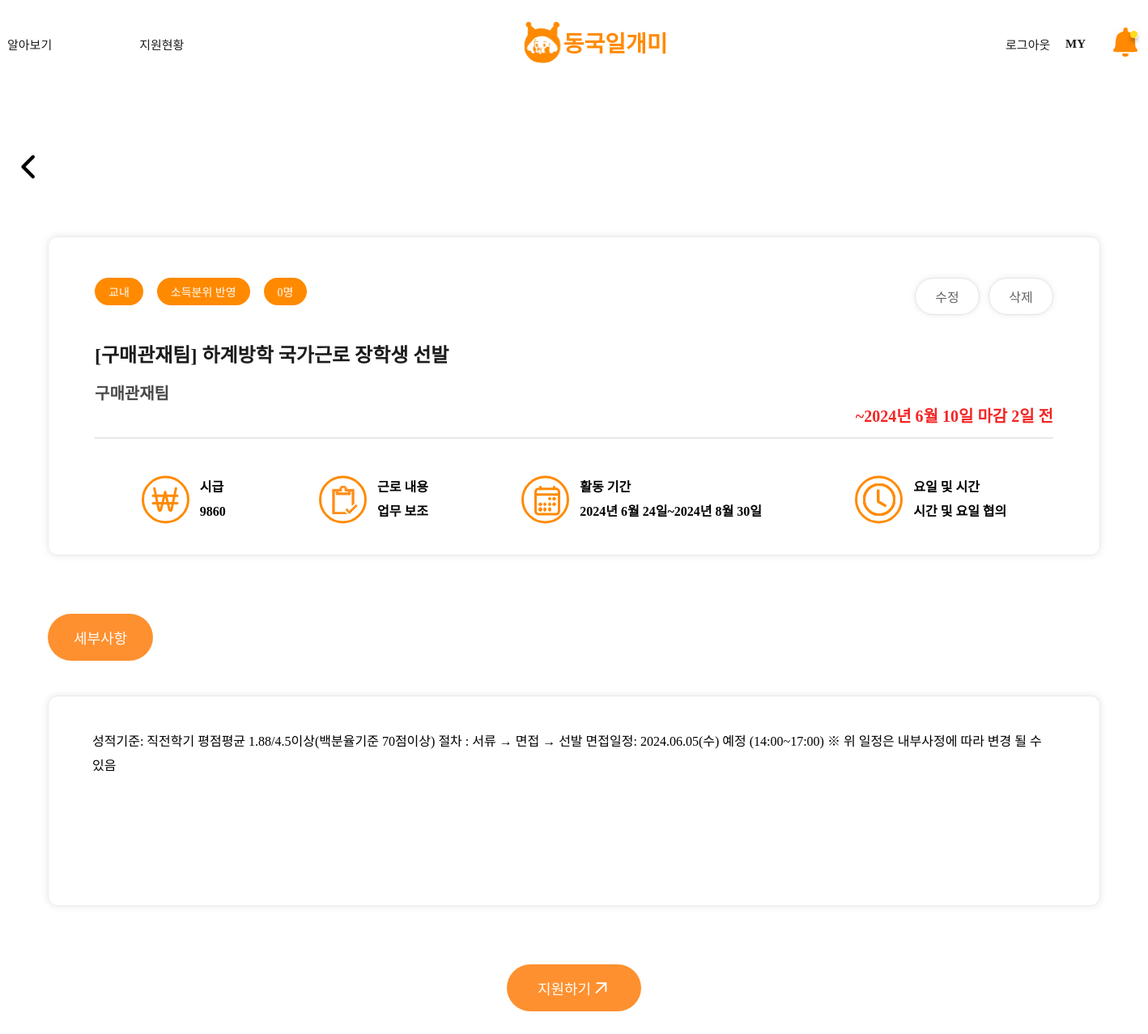
/post-detail/1 (signed in), run on the app's committed database.
### main/models.py (models this page shows)
class Post(models.Model):
    title = models.CharField(max_length=50)
    building = models.ImageField(upload_to="post/", blank=True, null=True)
    organization = models.CharField(max_length=50, null=True)
    writer = models.CharField(max_length=50)
    department = models.CharField(max_length=50, null=True)
    is_income_bracket = models.PositiveIntegerField(null=False, default=0) #boolean
    is_attending = models.PositiveIntegerField(null=False, default=0) #boolean
    start_date = models.DateField(null=True)
    end_date = models.DateField(null=True)
    deadline = models.DateField(null=True)
    day_left = models.IntegerField(null=True)#남은날짜
    place = models.CharField(max_length=50, blank=False)
    content = models.CharField(max_length=50, blank=False)
    time = models.TextField(max_length=50, null=False)
    recruitment = models.PositiveIntegerField(null=True, default=0)
    wage = models.PositiveIntegerField(null=True, default=0)
    body = models.TextField()
    file = models.ImageField(upload_to="post/", blank=True, null=True)
    pub_date = models.DateTimeField()
    scrap = models.ManyToManyField(User, related_name='scraped', blank=True, default=None)
    scrap_count = models.PositiveIntegerField(default=0)
    inquiry = models.PositiveIntegerField(default=0)
    applicated_count = models.PositiveIntegerField(default=0)

### main/views.py (the view)
# urls.py: path('post-detail/<int:post_id>', post_detail, name="post-detail"),
def post_detail(request, post_id):
    if request.user.is_authenticated:
        post = get_object_or_404(Post, pk=post_id)
        return render(request, 'main/post_detail.html', {'post':post})
    return redirect('accounts:login')

### main/templates/main/post_detail.html (shortened to what this page needs)
{% extends 'base.html' %}
{% load static %}
{% block content %}
<link
    rel="stylesheet"
    type="text/css"
    href="{% static 'css/main/post_detail.css'%}"
/>
<div class="detailpageScreen">
    <div class="backBtn">
        <a href="{% url 'main:mainlistpage' %}" class="backBtnAtag">
        </a>
    </div>
    <div class="detailpageFrame">
        <div class="detailBox1">
            <div class="box1Frame">
                <div class="box1TopFrame">
                    <div class="box1IndexFrame">
                        <div class="box1Index"><span class="box1IndexText">{{post.department}}</span></div>
                        <div class="box1Index">
                            {% if post.is_income_bracket == 0 %}
                                <span class="box1IndexText">소득분위 미반영</span>
                            {% elif post.is_income_bracket == 1 %}
                                <span class="box1IndexText">소득분위 반영</span>
                            {% endif %}
                        </div>
                        <div class="box1Index"><span class="box1IndexText">{{ post.recruitment }}명</span></div>
                    </div>
                    {% if post.writer == user %}
                        <div class="box1EditFrame">
                            <button class="box1Btn" id="EditBtn">수정</button>
                            <button class="box1Btn" id="DeleteBtn">삭제</button>
                        </div>
                    {% else %}
                        <div class="box1EditFrame">
                            <button class="box1Btn" id="EditBtn">수정</button>
                            <button class="box1Btn" id="DeleteBtn">삭제</button>
                        </div>
                    {% endif %}
                </div>
                <div class="box1Content1Frame">
                    <div class="box1TitleFrame">
                        <div class="box1Title">[{{post.organization}}] {{ post.title }}</div>
                        <div class="box1organization">{{post.organization}}</div>
                    </div>
                    <div class="deadlineFrame">
                        {% if post.day_left >= 0 %}
                            <div class="deadline">~{{post.deadline}} 마감 {{post.day_left}}일 전</div>
                        {% else %}
                            <div class="deadline">지원 마감</div>
                        {% endif %}
                        <div class="box1line"></div>
                    </div>
                    <div class="box1etcFrame">
                        <div class="etcWage">
                            <div class="etcIcon">
                                <svg xmlns="http://www.w3.org/2000/svg" width="59" height="60" viewBox="0 0 59 60" fill="none">
                                    <circle cx="29.5" cy="29.9902" r="28" stroke="#FF8A00" stroke-width="3"/>
                                </svg>
                                <div class="etcInnerIcon">
                                </div>
                            </div>
                            <div class="etcText">시급<br>{{ post.wage }}</div>
                        </div>
                        <div class="etcContent">
                            <div class="etcIcon">
                                <svg xmlns="http://www.w3.org/2000/svg" width="59" height="60" viewBox="0 0 59 60" fill="none">
                                    <circle cx="29.5" cy="29.9902" r="28" stroke="#FF8A00" stroke-width="3"/>
                                </svg>
                                <div class="etcInnerIcon1">
                                </div>
                            </div>
                            <div class="etcText">근로 내용<br>{{ post.content }}</div>
                        </div>
                        <div class="etcDate">
                            <div class="etcIcon">
                                <svg xmlns="http://www.w3.org/2000/svg" width="59" height="60" viewBox="0 0 59 60" fill="none">
                                    <circle cx="29.5" cy="29.9902" r="28" stroke="#FF8A00" stroke-width="3"/>
                                </svg>
                                <div class="etcInnerIcon2">
                                </div>
                            </div>
                            <div class="etcText">활동 기간<br>{{post.start_date}}~{{post.end_date}}</div>
                        </div>
                        <div class="etcTime">
                            <div class="etcIcon">
                                <svg xmlns="http://www.w3.org/2000/svg" width="59" height="60" viewBox="0 0 59 60" fill="none">
                                    <circle cx="29.5" cy="29.9902" r="28" stroke="#FF8A00" stroke-width="3"/>
                                </svg>
                                <div class="etcInnerIcon3">
                                </div>
                            </div>
                            <div class="etcText">요일 및 시간<br>{{post.time}}</div>
                        </div>
                    </div>
                </div>
            </div>
        </div>
        <div class="detailBox2Frame">
            <div class="index">
                <span class="indexText">세부사항</span>
            </div>
            <div class="detailBox2">
                <div class="box2Frame">
                    <span class="box2Text">
                        {{post.body}}
                    </span>
                </div>
            </div>
        </div>
        {% if user.profile.student_or_staff == 'student' %}
        <div class="applyBtn">
            <a href="{% url 'main:mainpage' %}" class="applyBtnAtag">
                <span class="applyBtnContent">
                    지원하기
                    <svg xmlns="http://www.w3.org/2000/svg" width="24" height="25" viewBox="0 0 24 25" fill="none">
                        <path d="M6.5 17.9897L18.3647 6.125M18.3647 6.125H7.50011M18.3647 6.125V15.9888" stroke="#FFFDFB" stroke-width="2" stroke-linecap="round" stroke-linejoin="round"/>
                    </svg>
                </span>
            </a>
        </div>
        {% endif %}
    </div>
</div>
{% endblock %}

### project/static/css/shared/topnav.css (style rules this page uses)
a { display: inline-block; white-space: nowrap; text-decoration-line: none; }

### data on the page
Post: department "교내", recruitment "0", organization "구매관재팀", title "하계방학 국가근로 장학생 선발", deadline "2024년 6월 10일", day_left "2", wage "9860", content "업무 보조", start_date "2024년 6월 24일", end_date "2024년 8월 30일", time "시간 및 요일 협의", body "성적기준: 직전학기 평점평균 1.88/4.5이상(백분율기준 70점이상) 절차 : 서류 → 면접 → 선발 면접일정: 2024.06.05(수) 예정 (14:00~17:00) ※ 위 일정은 내부사정에 따라 변경 될 수 있음"
